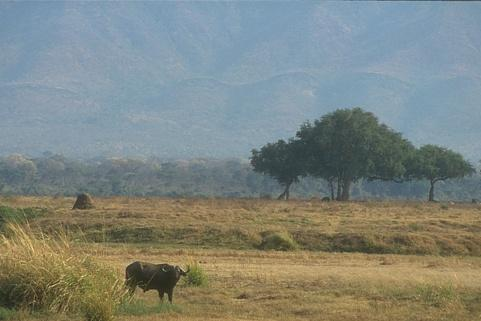
#> input picture bsd5.jpg, 481 x 321 px
$ python meanshift.py
#> lines starting #> are read from the running program, lines starting #| are printed output that depends on the picture; long printed decimals are rounded
import numpy as np
from sklearn.cluster import MeanShift, estimate_bandwidth
from sklearn.datasets.samples_generator import make_blobs
from itertools import cycle
from PIL import Image
import matplotlib.pyplot as plt
import matplotlib.pylab as pylab
import cv2

image = Image.open('bsd5.jpg')
#> image is the input picture: PIL image 481x321 RGB; mean R, G, B 126.9, 133.6, 126.8
gr = Image.open('gr5.jpg')
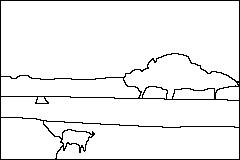
#> input picture gr5.jpg, 240 x 160 px
#> gr is the input picture: PIL image 240x160 L; min 0, max 255, mean 240.8
image = np.array(image)

original_shape = image.shape
#> original_shape = (321, 481, 3)
print(original_shape)
#| (321, 481, 3)
X = np.reshape(image, [-1, 3])

bandwidth = estimate_bandwidth(X, quantile=0.1, n_samples=100)
#> bandwidth = 16.75
print(bandwidth)
#| 16.745

ms = MeanShift(bandwidth=bandwidth, bin_seeding=True)
ms.fit(X)
print(ms)
#| MeanShift(bandwidth=16.745, bin_seeding=True)

labels = ms.labels_
print(labels.shape)
#| (154401,)
print(labels.size)
#| 154401

cluster_centers = ms.cluster_centers_
#> cluster_centers = [[134.7, 158.6, 176.3], [142.9, 124, 83.28], [103.1, 115.9, 118.5], [58.96, 72.35, 71.06], [51.26, 50.19, 33.58], [250.5, 228.5, 170]]

cluster_centers = np.uint8(cluster_centers)
#> cluster_centers = [[134, 158, 176], [142, 123, 83], [103, 115, 118], [58, 72, 71], [51, 50, 33], [250, 228, 170]]
print(cluster_centers.shape)
#| (6, 3)

labels_unique = np.unique(labels)
#> labels_unique = [0, 1, 2, 3, 4, 5]
n_clusters_ = len(labels_unique)
#> n_clusters_ = 6

print("number of estimated clusters : %d" % n_clusters_)
#| number of estimated clusters : 6

segmented_image =cluster_centers[np.reshape(labels, original_shape[:2])]
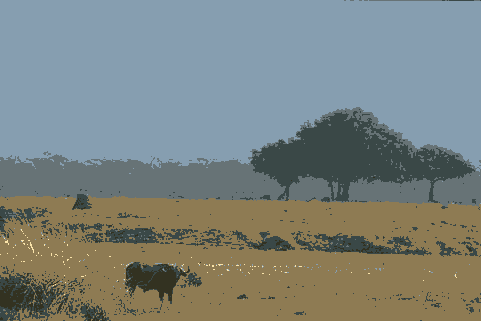
#> segmented_image: shape (321, 481, 3); mean of channels 0, 1, 2 124, 131.9, 127.5; drawn as R, G, B
segmented_image2 =np.reshape(labels, original_shape[:2])
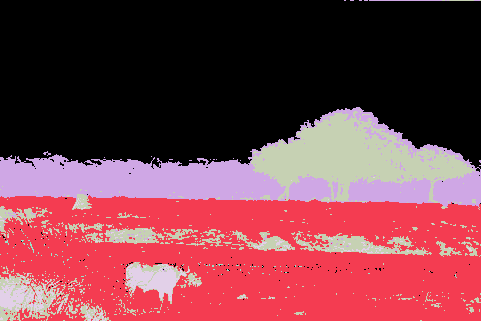
#> segmented_image2: shape (321, 481) int64; 6 distinct labels, from 0 to 5; one colour per label, 0 black
print(segmented_image.shape)
#| (321, 481, 3)

plt.figure(1)
ax1=plt.subplot(2, 2, 1)
ax1.set_title('original image')
plt.imshow(image)
plt.axis('off')
ax2=plt.subplot(2, 2, 2)
ax2.set_title('segmented image')
plt.imshow(segmented_image)
plt.axis('off')
ax3=plt.subplot(2, 2, 3)
ax3.set_title(' colors indicating segmentation ')
plt.imshow(segmented_image2)
plt.axis('off')
ax4=plt.subplot(2, 2, 4)
ax4.set_title('ground truth ')
plt.imshow(gr,cmap='gray')
plt.show()
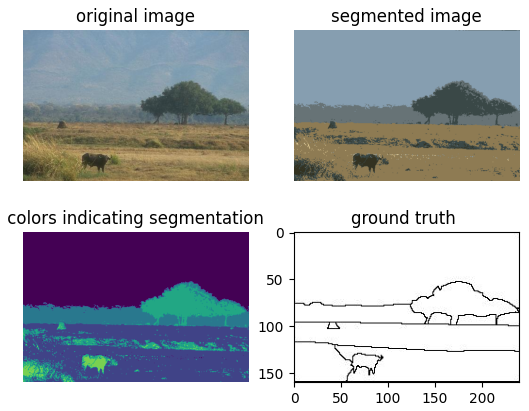
#> figure drawn by matplotlib, 4 panels
